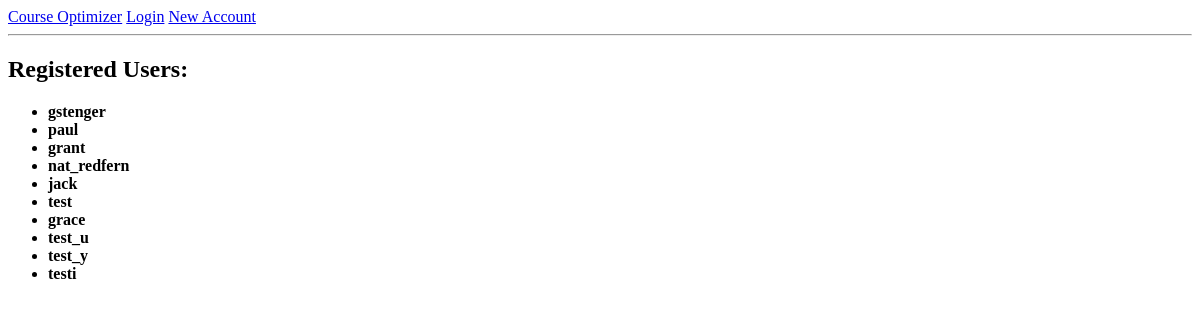
/users, run on an earlier commit of the app's database.
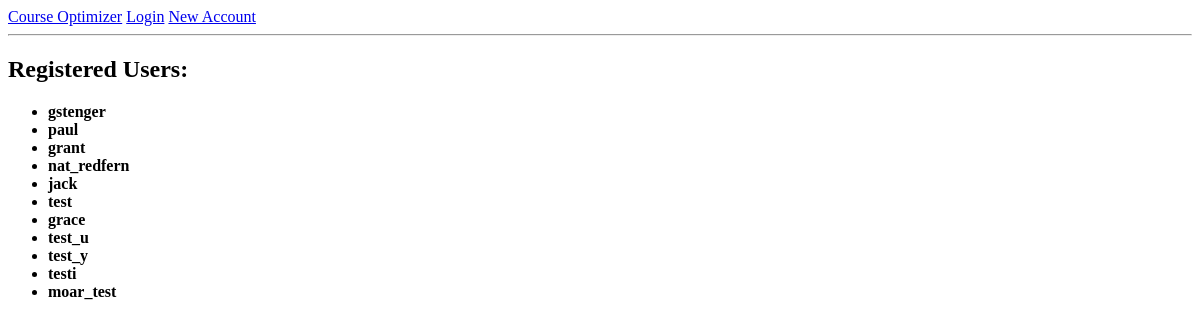
And on a later commit of the database.
### app/models.py (models this page shows, shortened)
class User(UserMixin, db.Model):
    id = db.Column(db.Integer, primary_key=True)
    username = db.Column(db.String(64), unique=True, nullable=False)
    email = db.Column(db.String(120), unique=True, nullable=False)
    password_hash = db.Column(db.String(128))
    courses = db.relationship('Course', backref='user', lazy='dynamic')
    departments = db.relationship('Department', backref='user', lazy='dynamic')
    about_me = db.Column(db.String(140))
    last_seen = db.Column(db.DateTime, default=datetime.utcnow)

### app/routes.py (the view)
@app.route('/users')
def users():
    users = User.query.all()
    return render_template('users.html', users=users)

### app/routes.py (called while the page is built)
@app.before_request
def before_request():
    if current_user.is_authenticated:
        current_user.last_seen = datetime.utcnow()
        db.session.commit()

### app/templates/users.html
{% extends "base.html" %}
{% block content %}
    <h2>Registered Users:</h2>
    <ul>
      {% for user in users %}
      <li><b>{{ user.username }}</b></li>
      {% endfor %}
    </ul>
{% endblock %}

What changed in the data, as far as the page shows it:
added User: username "moar_test"
